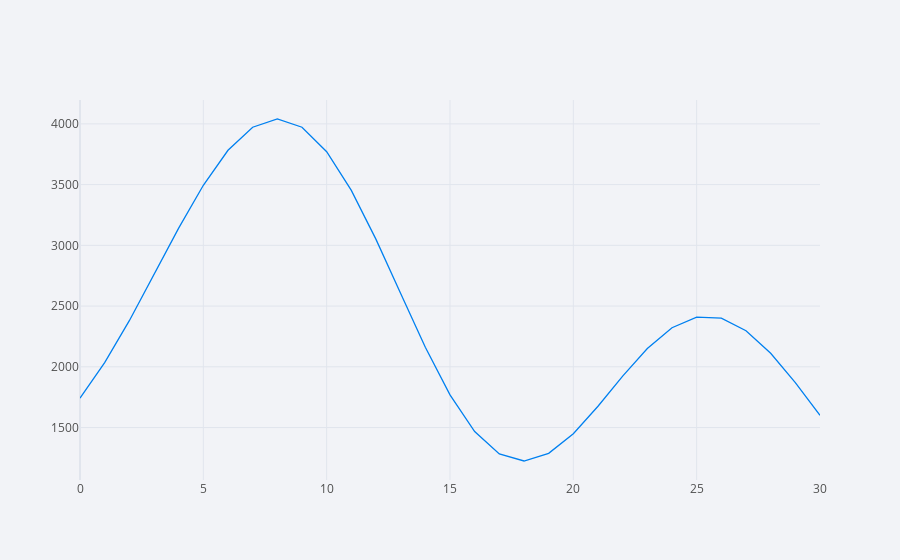

Notebook cell for this chart:
### Code cell
Future_result.iplot()

### Figure 1 — Plotly figure (JSON) as saved in the notebook; plotly's stock layout.template omitted (floating-point values rounded to 4 significant figures)
{"data": [{"line": {"color": "rgba(0, 128, 240, 1.0)", "dash": "solid", "shape": "linear", "width": 1.3}, "mode": "lines", "name": "output", "text": "", "type": "scatter", "x": [0, 1, 2, 3, 4, 5, 6, 7, 8, 9, 10, 11, 12, 13, 14, 15, 16, 17, 18, 19, 20, 21, 22, 23, 24, 25, 26, 27, 28, 29, 30], "y": [1742.0, 2034.0, 2380.0, 2759.0, 3142.0, 3495.0, 3783.0, 3973.0, 4041.0, 3973.0, 3771.0, 3453.0, 3049.0, 2603.0, 2160.0, 1769.0, 1467.0, 1282.0, 1224.0, 1288.0, 1449.0, 1675.0, 1923.0, 2151.0, 2322.0, 2409.0, 2401.0, 2297.0, 2111.0, 1869.0, 1601.0]}], "layout": {"legend": {"bgcolor": "#F2F3F7", "font": {"color": "#505050"}}, "paper_bgcolor": "#F2F3F7", "plot_bgcolor": "#F2F3F7", "title": {"font": {"color": "#484848"}}, "xaxis": {"gridcolor": "#E1E5ED", "showgrid": true, "tickfont": {"color": "#505050"}, "title": {"font": {"color": "#505050"}, "text": ""}, "zerolinecolor": "#E1E5ED"}, "yaxis": {"gridcolor": "#E1E5ED", "showgrid": true, "tickfont": {"color": "#505050"}, "title": {"font": {"color": "#505050"}, "text": ""}, "zerolinecolor": "#E1E5ED"}}}
